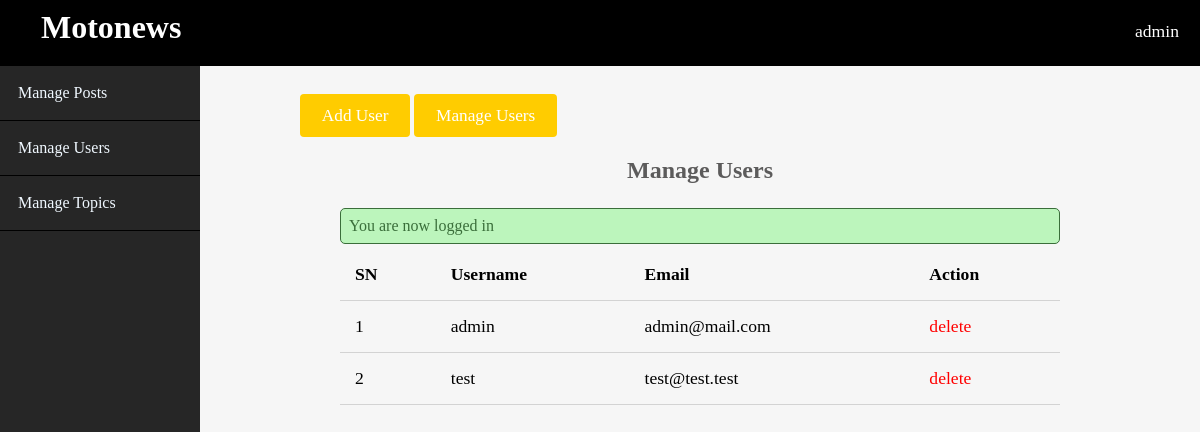
/admin/users/index.php (signed in), run on the app's committed database.
### tables this page shows
CREATE TABLE `users` (
  `id` int NOT NULL AUTO_INCREMENT,
  `admin` tinyint DEFAULT NULL,
  `username` varchar(255) DEFAULT NULL,
  `email` varchar(255) DEFAULT NULL,
  `password` varchar(255) DEFAULT NULL,
  `created_at` timestamp NULL DEFAULT CURRENT_TIMESTAMP,
  PRIMARY KEY (`id`),
  UNIQUE KEY `email_UNIQUE` (`email`)
);

### app/controller/users.php (called while the page is built, shortened)
<?php
include (ROOT_PATH . "/app/database/db.php");
$table = 'users';
$admin_users = selectAll($table);

### app/database/db.php (called while the page is built, shortened)
<?php
require("connection.php");
function selectAll($table, $conditions = [])
{
    global $conn;
    $sql = "SELECT * FROM $table";
    if (empty($conditions))
    {
        $stmt = $conn->prepare($sql);
        $stmt->execute();
        $records = $stmt->get_result()->fetch_all(MYSQLI_ASSOC);
        return $records;
    }
}

### admin/users/index.php (the view, shortened to what this page needs)
<?php include(ROOT_PATH . "/app/controller/users.php");
?>
<!DOCTYPE html>
<html lang="en">
    <head>
        <link rel="stylesheet" href="../../assets/css/style.css">
        <link rel="stylesheet" href="../../assets/css/admin.css">
    </head>
    <body>
    <?php include(ROOT_PATH . "/app/include/adminHeader.php"); ?>
        <div class="admin-wrapper">
        <?php include(ROOT_PATH . "/app/include/adminSidebar.php"); ?>
            <div class="admin-content">
                <div class="button-group">
                    <a href="create.php" class="btn btn-big">Add User</a>
                    <a href="index.php" class="btn btn-big">Manage Users</a>
                </div>
                <div class="content">
                    <h2 class="page-title">Manage Users</h2>
                    <?php include(ROOT_PATH . "/app/include/messages.php"); ?>
                    <table>
                        <thead>
                            <th>SN</th>
                            <th>Username</th>
                            <th>Email</th>
                            <th colspan="2">Action</th>
                        </thead>
                        <tbody>
                            <?php foreach ($admin_users as $key => $user): ?>
                                <tr>
                                    <td><?php echo $key + 1; ?></td>
                                    <td><?php echo $user['username']; ?></td>
                                    <td><?php echo $user['email']; ?></td>
                                    <td><a href="index.php?delete_id=<?php echo $user['id']; ?>" class="delete">delete</a></td>
                                </tr>
                            <?php endforeach; ?>
                        </tbody>
                    </table>
                </div>
            </div>
        </div>
    </body>
</html>

### assets/css/style.css (style rules this page uses)
* { box-sizing: border-box }
html, body { height: 100%; padding: 0px; margin: 0px; background: #f6f6f6; font-family: 'Verdana', serif; }
h1, h2, h3, h4, h5, h6 { font-family: 'Verdana', serif; color: #5c5b5b; margin: 5px; }
a { text-decoration: none; color: inherit; }
.btn { padding: .5rem 1rem; background: #ffcc00; color: white; border: 1px solid transparent; border-radius: .25rem; font-size: 1.08em; font-family: 'Verdana', serif; }
.btn-big { padding: .7rem 1.3rem; line-height: 1.3rem; }
.content { width: 90%; margin: 30px auto 30px; }

### assets/css/admin.css (style rules this page uses)
.admin-wrapper { display: flex; height: calc(100% - 66px); }
.admin-wrapper .admin-content { flex: 8; height: 100%; padding: 40px 100px 100px; overflow-y: scroll; }
.admin-content .page-title { text-align: center; margin-bottom: 1.5rem; }
table { width: 100%; border-collapse: collapse; font-size: 1.1rem; }
th, td { padding: 15px; text-align: left; border-bottom: 1px solid #d3d3d3; }
.delete { color: red; }

### data on the page
users: username "admin", email "admin@mail.com"
users: username "test", email "test@test.test"

### other printed values
$_SESSION['username'] "admin"
$_SESSION['message'] "You are now logged in"
